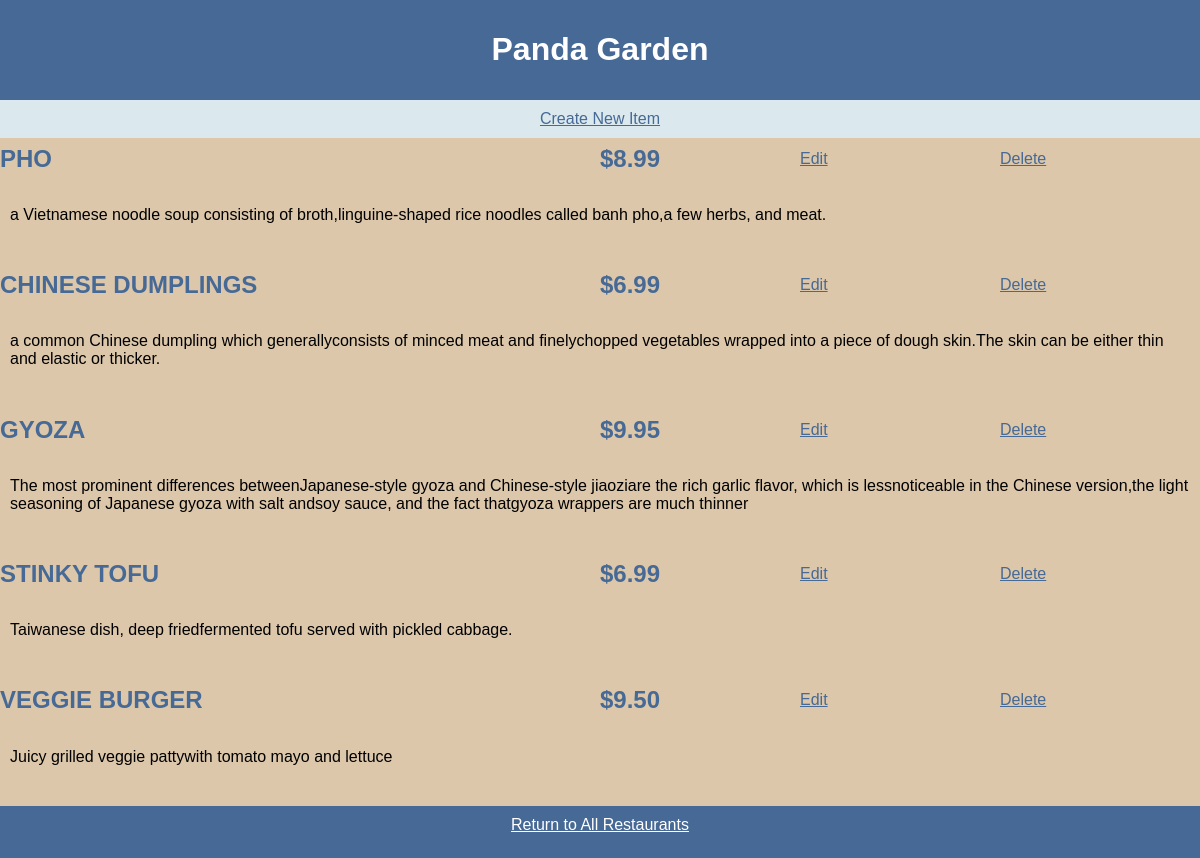
Page /restaurants/3/menu/ on the committed database.
### database_setup.py (models this page shows, shortened)
class Restaurant(Base):
    __tablename__ = 'restaurant'
    id = Column(Integer, primary_key=True)
    name = Column(String(250), nullable=False)
    email = Column(String(250), nullable=True)

class MenuItem(Base):
    __tablename__ = 'menu_item'
    name = Column(String(80), nullable=False)
    id = Column(Integer, primary_key=True)
    description = Column(String(250))
    price = Column(String(8))
    course = Column(String(250))
    restaurant_id = Column(Integer, ForeignKey('restaurant.id'))
    restaurant = relationship(Restaurant)
    email = Column(String(250), nullable=True)

### project.py (the view)
@app.route('/restaurants/<int:restaurant_id>/menu/')
def showMenu(restaurant_id):
    restaurant = session.query(Restaurant).filter_by(
        id=restaurant_id).one()
    items = session.query(MenuItem).filter_by(
        restaurant_id=restaurant_id)
    return render_template(
        'menu.html', restaurant=restaurant, menuItems=items)

### templates/menu.html
<html>
<head>
	<link rel=stylesheet type=text/css href="{{ url_for('static', filename='menu.css') }}">
	</head>
	<body>
	<header>
		<h1><strong>{{ restaurant.name }}</strong></h1>
	</header>
	<div class = 'newItem'><a href = "{{url_for ('newMenuItem', restaurant_id = restaurant.id)}}">Create New Item</a></div>
	<div class = 'displayMenuGrid'>
		{% if not menuItems[0] %}
			<h2>No menu items for {{restaurant.name}}</h2>
		{% else %}
		{% for item in menuItems %}
		<div class = 'itemlabel'>{{item.name}}</div>
		<div class = 'itemlabel'>{{item.price}}</div>
		<div class = 'Edits'><a href="{{url_for('editMenuItem', restaurant_id=restaurant.id, menu_id = item.id)}}" >Edit</a></div>
		<div class = 'Edits'><a href="{{url_for('deleteMenuItem', restaurant_id = restaurant.id, menu_id = item.id)}}" >Delete</a></div>
		<p>{{item.description}}</p>
		{% endfor %}
		{% endif %}
		<div class = 'return'><a href = "{{url_for('showRestaurants')}}">Return to All Restaurants</a></div>
	</div>
	</body>
</html>

### static/menu.css (style rules this page uses)
body { background-color: #DCC7AA; margin: 0 auto; }
header { background-color: #466995; box-sizing: border-box; padding: 10px; text-align: center; width: 100%; position: relative; }
.newItem { background-color: #DBE9EE; font-family: 'Oswald', sans-serif; box-sizing: border-box; padding: 10px; text-align: center; width: 100%; position: relative; }
h1 { color: #FFF; font-family: 'Oswald', sans-serif; font-size: 32px; top: 100; text-align: center; }
.itemlabel { font-size: 24px; text-transform: uppercase; color: #466995; font-family: 'Oswald', sans-serif; font-weight: 900; align-self: center; text-decoration: none; }
.Edits { font-size: 16px; color: #466995; font-family: 'Oswald', sans-serif; align-self: center; text-decoration: none; }
p { padding: 20px 0px; font-family: 'Oswald', sans-serif; font-size: 16px; }
a { color: #466995; font-size: 16px; }
.return { background-color: #466995; box-sizing: border-box; color: #FFF; padding: 10px; width: 100%; position: relative; text-align: center; grid-column: 1 / span 4; }
.return a { font-family: 'Oswald', sans-serif; color: #FFF; }
.displayMenuGrid { width: 100%; height: 90%; display: grid; grid-template-columns: 3fr 1fr 1fr 1fr; vertical-align: middle; }
p { grid-column: 1 / span 4; padding: 10px; }

### rows in the picture
Restaurant: name "Panda Garden"
MenuItem: name "PHO", price "$8.99", description "a Vietnamese noodle soup consisting of broth,linguine-shaped rice noodles called banh pho,a few herbs, and meat."
MenuItem: name "CHINESE DUMPLINGS", price "$6.99", description "a common Chinese dumpling which generallyconsists of minced meat and finelychopped vegetables wrapped into a piece of dough skin.The skin can be either thin and elastic or thicker."
MenuItem: name "GYOZA", price "$9.95", description "The most prominent differences betweenJapanese-style gyoza and Chinese-style jiaoziare the rich garlic flavor, which is lessnoticeable in the Chinese version,the light seasoning of Japanese gyoza with salt andsoy sauce, and the fact thatgyoza wrappers are much thinner"
MenuItem: name "STINKY TOFU", price "$6.99", description "Taiwanese dish, deep friedfermented tofu served with pickled cabbage."
MenuItem: name "VEGGIE BURGER", price "$9.50", description "Juicy grilled veggie pattywith tomato mayo and lettuce"
